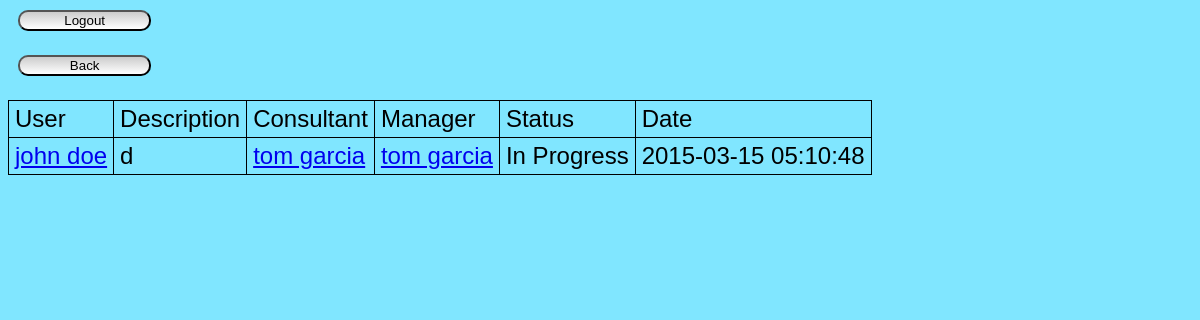
The app's page /tickets/view.php?id=26 (signed in) with its own data.
### tables this page shows
CREATE TABLE `users` (
  `id` int(11) NOT NULL AUTO_INCREMENT,
  `first` varchar(255) NOT NULL,
  `last` varchar(255) NOT NULL,
  `position` int(11) DEFAULT NULL,
  `email` varchar(255) NOT NULL,
  `room` int(11) NOT NULL,
  `hash` varchar(255) DEFAULT NULL,
  `username` varchar(25) DEFAULT NULL,
  PRIMARY KEY (`id`),
  KEY `position` (`position`),
  CONSTRAINT `users_ibfk_1` FOREIGN KEY (`position`) REFERENCES `positions` (`id`)
);

CREATE TABLE `tickets` (
  `id` int(11) NOT NULL AUTO_INCREMENT,
  `user` int(11) DEFAULT NULL,
  `consultant` int(11) DEFAULT NULL,
  `manager` int(11) DEFAULT NULL,
  `description` text NOT NULL,
  `status` int(11) DEFAULT NULL,
  `date` timestamp NOT NULL DEFAULT CURRENT_TIMESTAMP,
  `title` varchar(255) NOT NULL,
  PRIMARY KEY (`id`),
  KEY `user` (`user`),
  KEY `consultant` (`consultant`),
  KEY `manager` (`manager`),
  KEY `status` (`status`),
  CONSTRAINT `tickets_ibfk_1` FOREIGN KEY (`user`) REFERENCES `users` (`id`),
  CONSTRAINT `tickets_ibfk_2` FOREIGN KEY (`consultant`) REFERENCES `users` (`id`),
  CONSTRAINT `tickets_ibfk_3` FOREIGN KEY (`manager`) REFERENCES `users` (`id`),
  CONSTRAINT `tickets_ibfk_4` FOREIGN KEY (`status`) REFERENCES `statuses` (`id`)
);

### database/ticket.php (called while the page is built, shortened)
<?php
require_once(dirname(__FILE__) . "/user.php");
require_once(dirname(__FILE__) . "/status.php");
class Ticket implements JsonSerializable {
    private static $db = null;
    private $description;
    private $status;
    private $date;
    private $uid;
    private $cid;
    private $mid;
    private $user;
    private $manager;
    private $consultant;
    public function __construct($id) {
        $this->id = $id;
        $query = Ticket::$db->prepare(
                 'SELECT tickets.title as title, tickets.date, tickets.description,
                  tickets.status AS status,
                  users.id AS uid, users.first AS ufirst, users.last AS ulast,
                  consultants.id AS cid, consultants.first AS cfirst, consultants.last AS clast,
                  managers.id AS mid, managers.first AS mfirst, managers.last AS mlast
                  FROM tickets
                  LEFT JOIN users ON tickets.user = users.id
                  LEFT JOIN users consultants ON tickets.consultant = consultants.id
                  LEFT JOIN users managers ON tickets.manager = managers.id
                  WHERE tickets.id = :id');
        $query->bindValue(':id', $this->id);
        $query->execute();
        $results = $query->fetch();
        $this->description = $results['description'];
        $this->status = $results['status'];
        $this->date = $results['date'];
        $this->uid = $results['uid'];
        $this->cid = $results['cid'];
        $this->mid = $results['mid'];
    }
    public static function init($config, $db) {
        Ticket::$db = $db;
    }
    public function getDescription() {
        return $this->description;
    }
    public function getStatus() {
        return Status::toString($this->status);
    }
    public function getDate() {
        return $this->date;
    }
    public function getUserID() {
        return $this->uid;
    }
    public function getUser() {
        if(!isset($this->user))
            $this->user = new User($this->getUserID());
        return $this->user;
    }
    public function getConsultantID() {
        return $this->cid;
    }
    public function getConsultant() {
        if(!isset($this->consultant))
            $this->consultant = new User($this->getConsultantID());
        return $this->consultant;
    }
    public function getManagerID() {
        return $this->mid;
    }
    public function getManager() {
        if(!isset($this->manager))
            $this->manager = new User($this->getManagerID());
        return $this->manager;
    }
}
?>

### database/user.php (called while the page is built, shortened)
<?php
require_once(dirname(__FILE__) . "/ticket.php");
class User implements JsonSerializable {
    private static $db = null;
    private static $config = null;
    private $id;
    private $first;
    private $last;
    public function __construct($idOrUsername) {
        if(is_numeric($idOrUsername)) {
            $query = User::$db->prepare(
                 'SELECT id, first, last,
                  email, room, position,
                  username, hash
                  FROM users
                  WHERE users.id = :id');
            $query->bindValue(':id', $idOrUsername);
        }
        else {
            $query = User::$db->prepare(
                 'SELECT id, first, last,
                  email, room, position,
                  username, hash
                  FROM users
                  WHERE users.username = :name');
            $query->bindValue(':name', $idOrUsername);
        }
        $query->execute();
        $results = $query->fetch();
        $this->id = $results['id'];
        $this->first = $results['first'];
        $this->last = $results['last'];
    }
    public function getHTML() {
        return User::$config['root_directory'] . '/users/view.php?id=' . $this->id;
    }
    public static function init($config, $db) {
        User::$config = $config;
        User::$db = $db;
    }
    public function getFirst() {
        return $this->first;
    }
    public function getLast() {
        return $this->last;
    }
    public function getName() {
        return $this->getFirst() . ' ' . $this->getLast();
    }
}
?>

### database/status.php (called while the page is built, shortened)
<?php
abstract class Status {
    public static function toString($id) {
        $strings = [Status::InProgress => "In Progress",
                    Status::Completed => "Completed"];
        return $strings[$id];
    }
}
?>

### tickets/view.php (the view, shortened to what this page needs)
<?php
    require_once("../database/ticket.php");
    require_once("../database/status.php");
    $consultantDropdown = "<button id='showConsultant'>edit</button><form class='hidden-form' id='setConsultant'><select id='consultant'>";
    $managerDropdown = '<button id="showManager">edit</button><form class="hidden-form" id="setManager"><select id="manager">';
    $statusDropdown = '<button id="showStatus">edit</button><form class="hidden-form" id="setStatus"><select id="status">';
    foreach(User::allConsultants() as $consultant) {
        $consultantDropdown .= "<option value = {$consultant->getUsername()}>{$consultant->getName()}</option>";
    }
    foreach(User::allManagers() as $manager) {
        $managerDropdown .= "<option value = {$manager->getUsername()}>{$manager->getName()}</option>";
    }
    foreach(Status::allStatuses() as $status) {
        $name = Status::toString($status);
        $statusDropdown .= "<option value = {$status}>{$name}</option>";
    }
    $consultantDropdown .= '<input type ="submit" value="set"></select></form>';
    $managerDropdown .= '<input type ="submit" value="set"></select></form>';
    $statusDropdown .= '<input type ="submit" value="set"></select></form>';
?>
<html>
    <head>
        <link rel="stylesheet" href="../css/style.css">
    </head>
    <body>
    <?php include("../header.php") ?>
        <form action=<?php echo 'list.php?user=' . $_SESSION['id']; ?> method="get">
            <button class="submit" type="submit" >Back</button>
        </form>
        <table>
            <tr>
                <td>User</td>
                <td>Description</td>
                <td>Consultant</td>
                <td>Manager</td>
                <td>Status</td>
                <td>Date</td>
            </tr>
        <?php $ticket = new Ticket($_GET['id']);
              $user = new User($_SESSION['id']);?>
            <tr>
                <td><a href=<?php echo $ticket->getUser()->getHTML(); ?>>
                             <?php echo $ticket->getUser()->getName(); ?></a></td>
                <td><?php echo $ticket->getDescription(); ?></td>
                <td><a id="consultantName" href=<?php echo $ticket->getConsultant()->getHTML(); ?>>
                    <?php echo $ticket->getConsultant()->getName(); ?></a><?php if($user->getPositionID() >= Position::Manager) echo $consultantDropdown;?></td>
                <td><a id="managerName" href=<?php echo $ticket->getManager()->getHTML(); ?>>
                    <?php echo $ticket->getManager()->getName(); ?></a><?php if($user->getPositionID() >= Position::Admin) echo $managerDropdown;?></td>
                <td><span id="statusName"><?php echo $ticket->getStatus(); ?></span><?php if($user->getPositionID() >= Position::Consultant) echo $statusDropdown;?></td>
                <td><?php echo $ticket->getDate(); ?></td>
            </tr>
        </table>
    </body>
</html>

### css/style.css (style rules this page uses)
body { font-size: 24px; font-family: Tahoma, Verdana, Arial, Helvetica, sans-serif; background-color: #80E6FF; }
td { padding: 4px 6px; }
table, th, td { border: 1px ridge black; font-size: 24px; }
table { border-collapse: collapse; }
form * { display: block; width: 800px; margin: 10px; }
[type="submit"] { width: 10em; border-radius: 10px; background-color: #CCCCCC; background: linear-gradient(180deg, #CCCCCC, #FFFFFF); }

### records on screen
users: $ticket->getUser()->getName() "john doe"
tickets: description "d", status "In Progress", date "2015-03-15 05:10:48"
users: $ticket->getConsultant()->getName() "tom garcia", $ticket->getManager()->getName() "tom garcia"
